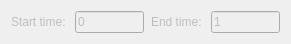
   <widget class="QWidget" name="horizontalLayoutWidget_10">
    <property name="geometry">
     <rect>
      <x>690</x>
      <y>635</y>
      <width>291</width>
      <height>31</height>
     </rect>
    </property>
    <layout class="QHBoxLayout" name="horizontalLayout_4">
     <item>
      <widget class="QLabel" name="axes_start_time_label">
       <property name="enabled">
        <bool>false</bool>
       </property>
       <property name="text">
        <string>Start time: </string>
       </property>
      </widget>
     </item>
     <item>
      <widget class="QLineEdit" name="axes_start_time_edit">
       <property name="enabled">
        <bool>false</bool>
       </property>
       <property name="text">
        <string>0</string>
       </property>
      </widget>
     </item>
     <item>
      <spacer name="horizontalSpacer_8">
       <property name="orientation">
        <enum>Qt::Horizontal</enum>
       </property>
       <property name="sizeHint" stdset="0">
        <size>
         <width>40</width>
         <height>20</height>
        </size>
       </property>
      </spacer>
     </item>
     <item>
      <widget class="QLabel" name="axes_end_time_label">
       <property name="enabled">
        <bool>false</bool>
       </property>
       <property name="text">
        <string>End time: </string>
       </property>
      </widget>
     </item>
     <item>
      <widget class="QLineEdit" name="axes_end_time_edit">
       <property name="enabled">
        <bool>false</bool>
       </property>
       <property name="text">
        <string>1</string>
       </property>
      </widget>
     </item>
    </layout>
   </widget>
